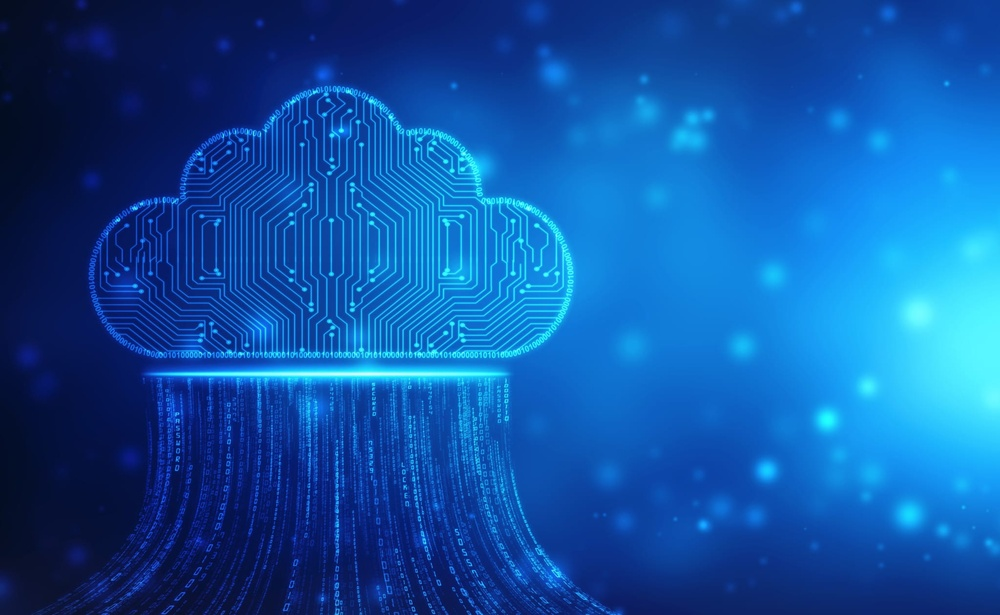
#> input picture IPCV/ImageProcessing/git.jpg, 1000 x 615 px, shrunk from 2048 x 1260 before the run, found by its file name
$ python ConvertRGBtoGRAY.py
#> lines starting #> are read from the running program, lines starting #| are printed output that depends on the picture
import cv2
import numpy as np
img = cv2.imread(r"C:\Users\LENOVO\OneDrive\Desktop\CRACK-DREAM-JOB\ImageProcessing\git.jpg")
#> img is the input picture: shape (615, 1000, 3); mean B, G, R 163.1, 84, 15.4
im_gray = cv2.cvtColor(img,cv2.COLOR_BGR2GRAY) #cvtColor - convert color
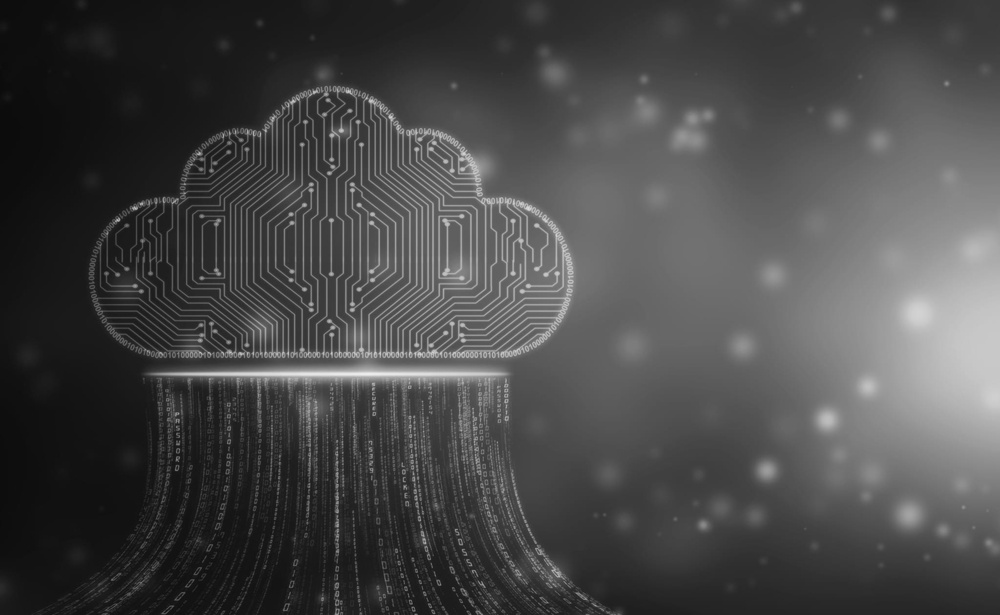
#> im_gray: shape (615, 1000); min 11, max 236, mean 72.5
print((im_gray.shape)) # (512,512) - there is no channels - RGB
#| (615, 1000)
cv2.imshow("window",im_gray)
cv2.waitKey(0)
